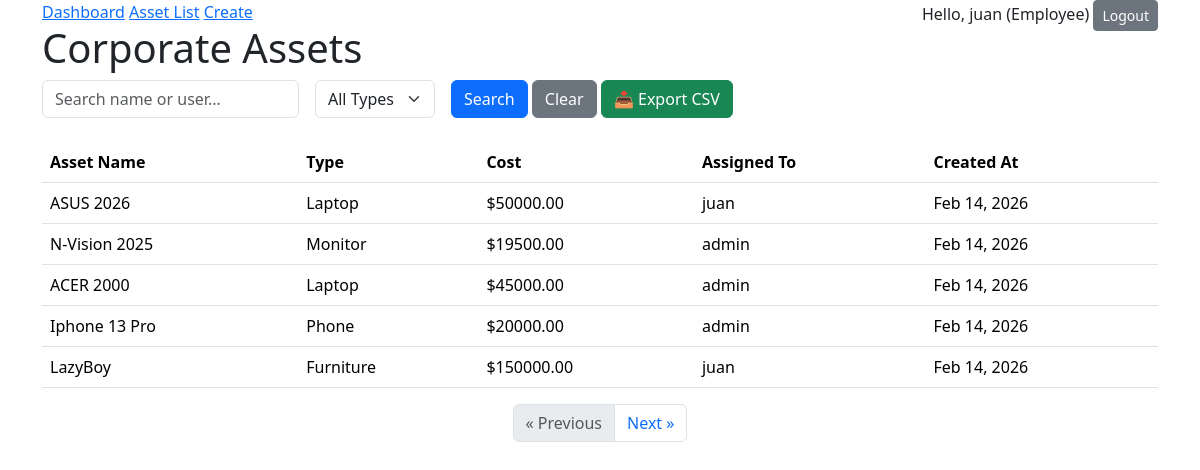
The app's page /list/ (signed in) with its own data.
### assets/models.py (models this page shows, shortened)
class User(AbstractUser):
    ROLE_CHOICES = (
        ('ADMIN', 'Administrator'),
        ('MANAGER', 'Manager'),
        ('EMPLOYEE', 'Employee'),
    )
    role = models.CharField(max_length=20, choices=ROLE_CHOICES, default='EMPLOYEE')
    @property
    def is_manager_or_admin(self):
        return self.role in ['ADMIN', 'MANAGER'] or self.is_superuser

class TimeStampedModel(models.Model):
    created_at = models.DateTimeField(auto_now_add=True)
    updated_at = models.DateTimeField(auto_now=True)
    class Meta:
        abstract = True

class Asset(TimeStampedModel):
    ASSET_TYPES = (
        ('LAPTOP', 'Laptop'),
        ('MONITOR', 'Monitor'),
        ('PHONE', 'Phone'),
        ('FURNITURE', 'Furniture'),
    )
    name = models.CharField(max_length=100)
    asset_type = models.CharField(max_length=20, choices=ASSET_TYPES)
    cost = models.DecimalField(max_digits=10, decimal_places=2)
    assigned_to = models.ForeignKey(User, on_delete=models.SET_NULL, null=True, blank=True, related_name='assets')
    history = HistoricalRecords()

### assets/views.py (the view)
# urls.py: path('list/', AssetListView.as_view(), name='asset-list'),
class AssetListView(LoginRequiredMixin, ListView):
    model = Asset
    template_name = "assets/asset_list.html"
    context_object_name = "assets"
    paginate_by = 5
    def get_queryset(self):
        queryset = Asset.objects.select_related('assigned_to').all()
        asset_type = self.request.GET.get('asset_type')
        search_query = self.request.GET.get('search')
        if asset_type:
            queryset = queryset.filter(asset_type=asset_type)
        if search_query:
            queryset = queryset.filter(
                Q(name__icontains=search_query) |
                Q(assigned_to__username__icontains=search_query)
            )
        return queryset
    def get_context_data(self, **kwargs):
        context = super().get_context_data(**kwargs)
        context['asset_types'] = Asset.ASSET_TYPES
        return context

### assets/templates/assets/asset_list.html (shortened to what this page needs)
{% extends "assets/base.html" %}
{% block content %}
<h1>Corporate Assets</h1>
<form method="GET" class="row g-3 mb-4">
    <div class="col-auto">
        <input type="text" name="search" class="form-control" placeholder="Search name or user..."
            value="{{ request.GET.search }}">
    </div>
    <div class="col-auto">
        <select name="asset_type" class="form-select">
            <option value="">All Types</option>
        </select>
    </div>
    <div class="col-auto">
        <button type="submit" class="btn btn-primary">Search</button>
        <a href="{% url 'asset-list' %}" class="btn btn-secondary">Clear</a>
        <a href="{% url 'export-csv' %}" class="btn btn-success">📥 Export CSV</a>
    </div>
</form>
<table class="table">
    <thead>
        <tr>
            <th>Asset Name</th>
            <th>Type</th>
            <th>Cost</th>
            <th>Assigned To</th>
            <th>Created At</th>
        </tr>
    </thead>
    <tbody>
        {% for asset in assets %}
        <tr>
            <td>{{ asset.name }}</td>
            <td>{{ asset.get_asset_type_display }}</td>
            <td>${{ asset.cost }}</td>
            <td>
                {% if asset.assigned_to %}
                {{ asset.assigned_to.username }}
                {% else %}
                <span style="color:red">Unassigned</span>
                {% endif %}
            </td>
            <td>{{ asset.created_at|date:"M d, Y" }}</td>
        </tr>
        {% endfor %}
    </tbody>
</table>
{% if is_paginated %}
<nav aria-label="Page navigation">
    <ul class="pagination justify-content-center">
        {% if page_obj.has_previous %}
        <li class="page-item">
            <a class="page-link"
                href="?page={{ page_obj.previous_page_number }}{% if request.GET.search %}&search={{ request.GET.search }}{% endif %}{% if request.GET.asset_type %}&asset_type={{ request.GET.asset_type }}{% endif %}"
                aria-label="Previous">
                <span aria-hidden="true">&laquo; Previous</span>
            </a>
        </li>
        {% else %}
        <li class="page-item disabled">
            <span class="page-link">&laquo; Previous</span>
        </li>
        {% endif %}
        {% if page_obj.has_next %}
        <li class="page-item">
            <a class="page-link"
                href="?page={{ page_obj.next_page_number }}{% if request.GET.search %}&search={{ request.GET.search }}{% endif %}{% if request.GET.asset_type %}&asset_type={{ request.GET.asset_type }}{% endif %}"
                aria-label="Next">
                <span aria-hidden="true">Next &raquo;</span>
            </a>
        </li>
        {% else %}
        <li class="page-item disabled">
            <span class="page-link">Next &raquo;</span>
        </li>
        {% endif %}
    </ul>
</nav>
{% endif %}
{% endblock %}

### assets/templates/assets/base.html (shortened to what this page needs)
<!DOCTYPE html>
<html>
<head>
    <link href="https://cdn.jsdelivr.net/npm/bootstrap@5.3.8/dist/css/bootstrap.min.css" rel="stylesheet">
</head>
<body class="container">
    <nav>
        <a href="{% url 'dashboard' %}">Dashboard</a>
        <a href="{% url 'asset-list' %}">Asset List</a>
        <a href="{% url 'asset-create' %}">Create</a>
        <div style="float:right">
            {% if user.is_authenticated %}
                <span>Hello, {{ user.username }} ({{ user.get_role_display }})</span>
                <form action="{% url "logout" %}" method="post" style="display:inline">
                    <button type="submit" class="btn btn-secondary btn-sm">Logout</button>
                </form>
            {% else %}
                <a href="{% url 'login' %}" class="btn btn-primary btn-sm">Login</a>
            {% endif %}
        </div>
    </nav>
    {% block content %}{% endblock %}
</body>
</html>

### records on screen
User: username "juan", role "Employee"
Asset: name "ASUS 2026", asset_type "Laptop", cost "50000.00", assigned_to.username "juan", created_at "Feb 14, 2026"
Asset: name "N-Vision 2025", asset_type "Monitor", cost "19500.00", assigned_to.username "admin", created_at "Feb 14, 2026"
Asset: name "ACER 2000", asset_type "Laptop", cost "45000.00", assigned_to.username "admin", created_at "Feb 14, 2026"
Asset: name "Iphone 13 Pro", asset_type "Phone", cost "20000.00", assigned_to.username "admin", created_at "Feb 14, 2026"
Asset: name "LazyBoy", asset_type "Furniture", cost "150000.00", assigned_to.username "juan", created_at "Feb 14, 2026"
